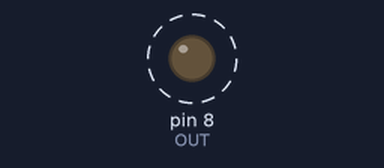
A sketch run on a simulated Arduino Uno, built with avr-gcc and run on an emulated ATmega328P. On the bench: output pins drawn as LEDs (lit = HIGH). Dashed ring = blinking. What the sketch prints to the serial monitor is not drawn.

Above: at 0.4 s.
Timing chart, 0 to 3.0 s (numbered marks = the images above):
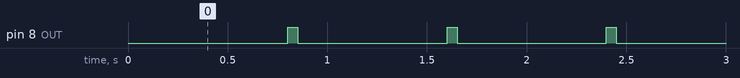

The sketch:

reference.ino
```cpp
const int OUT=8;
unsigned long next=0;
void setup(){pinMode(OUT,OUTPUT); Serial.begin(9600); next=millis()+800;}
void loop(){
  unsigned long now=millis();
  if((long)(now-next)>=0){
    next=now+800;
    digitalWrite(OUT,HIGH);
    Serial.println("drip");
    delay(50);
    digitalWrite(OUT,LOW);
  }
}
```

Measured:
- by itself, pin 8 (OUT): alternates HIGH for 0.05 s and LOW for 0.75 s
